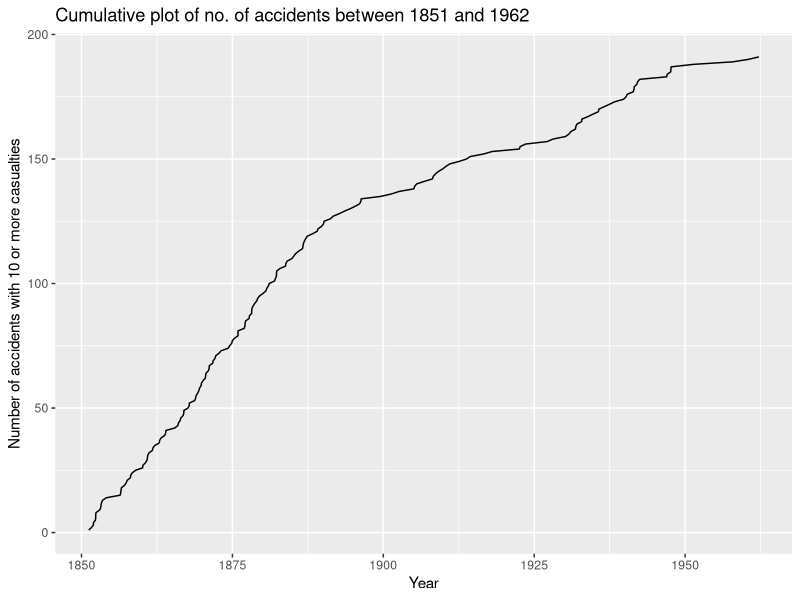
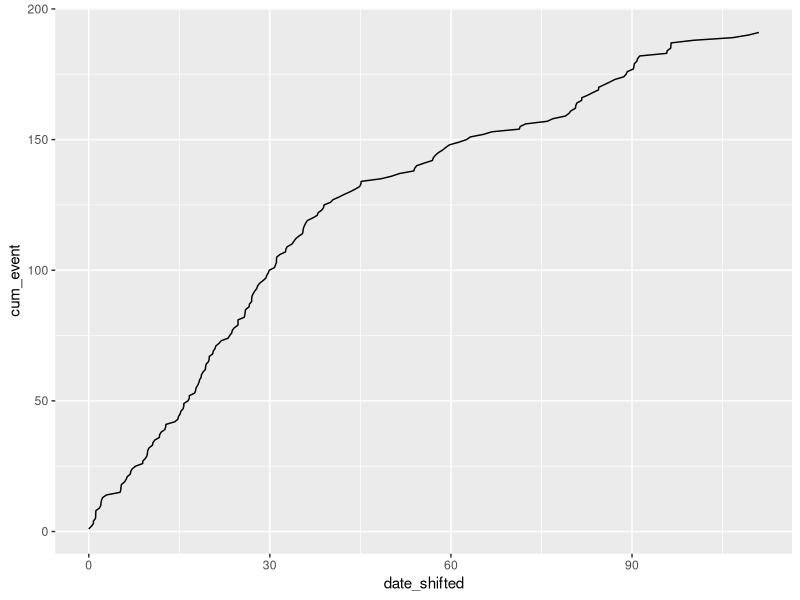

Here is the R script that generated these plots, in order: (Note: this script raises an error after producing the figures.)
## SINGLE SITE MCMC 

MH_single_alg <- function(n,data, t_0,t_2, t, lambda_0,lambda_1, beta, sigma){

  # Find number of deaths in each interval given initial t
  y_0 = sum(data[date <t]$event)
  y_1 = sum(data[date>= t]$event)
  
  # Construct result matrix
  results <- matrix(nrow = n, ncol = 5)
  results[1, 1:5] <- c(t, lambda_0, lambda_1, beta, 1)
  for(i in 2:n){
    print(i)
    # Collect old values for t and beta and compute corresponding 
    # y_0 and y_1 values
    t_old <- results[i-1, 1]
    
    y_0_o = sum(data[date <t_old]$event)
    y_1_o = sum(data[date>= t_old]$event)
    
    beta <- results[i-1, 4]
    
    # Preform Gibbs step
    lambda_0 <- rgamma(1, y_0 + 2, scale = 1/(t_old - t_0 + 1/beta))
    lambda_1 <- rgamma(1, y_1 + 2, scale = 1/(t_2 - t_old + 1/beta))

    beta_tilde <- rgamma(1, 6, scale = 1/(lambda_0 + lambda_1 + 1)) 
    beta <- 1/beta_tilde
    
    results[i, 2:4] <- c( lambda_0, lambda_1, beta)
    
    # Preform MH step with the random walk of order one 
    # as the proposal density
    t_new <- rnorm(1, t_old, sigma)
    
    ### Compute corresponding values for y_0 and y_1
    y_0_n = sum(data[date <t_new]$event)
    y_1_n = sum(data[date>= t_new]$event)
    
    ### Compute the acceptance probability in log scale and
    # compare with u unif(0,1)
    a_log <- (((y_0_n +1)*log(lambda_0) 
               + (y_1_n +1)*log(lambda_1) 
               - t_new *(lambda_0 - lambda_1 )) - 
                ((y_0_o +1)*log(lambda_0) 
                 + (y_1_o +1)*log(lambda_1) 
                 - t_old *(lambda_0 - lambda_1 )))
    u <- runif(1)
    results[i, 5] <-  exp(a_log)
    if (u< exp(a_log)){
      results[i, 1] <-  t_new
    } else{
      results[i,1] <- t_old
      }
  }
  return (results)
}

# Load libraries and data
library(boot)
library(data.table)
library(tidyr)
library(ggplot2)

# Create data table
data <- as.data.table(coal)
data[, event:= 1]
data[, cum_event := cumsum(event)]
data[, date_shifted := date- data[1, date]]


q <- ggplot(data = data, aes(x = date, y = cum_event))
q <- q + geom_line() + ggtitle("Cumulative plot of no. of accidents between 1851 and 1962") + 
  xlab("Year") + ylab("Number of accidents with 10 or more casualties")
q

q <- ggplot(data = data, aes(x = date_shifted, y = cum_event))
q <- q + geom_line()
q


# Initial values for t, lambda_0, lambda_1, beta
t = data[1, date] + 50
lambda_0 <- 10 
lambda_1 <- 5 
beta = 3


# Set n, t_0, t_2 and tuning parameter sigma
n = 10000
t_0 = data[1, date]
t_2 = data[nrow(data), date] #maybe should be 1963? 
sigma = 3

# Run algorithm
sim_MH_single <- MH_single_alg(n,data, t_0, t_2, t, lambda_0,lambda_1, beta, sigma)

#Format and plot the results
sim_MH_single <- as.data.table(sim_MH_single)
setnames(sim_MH_single, c("t", "lambda_0", "lambda_1", "beta", "a"))
sim_MH_single[, iteration := seq(1:n)]

q <- ggplot(data = sim_MH_single, aes(x = iteration) )
q <- q + geom_line(aes(y = lambda_0, colour = "lambda_0")) 
q <- q +  theme(legend.position = "none")
q <- q + ylab(unname(TeX(c("$\\lambda_0$"))))
q <- q + xlab("Iteration")
q <- q + ggtitle(unname(TeX(c("Traceplot for $\\lambda_0$"))))
q
q <- ggplot(data = sim_MH_single, aes(x = iteration) )
q <- q + geom_line(aes(y = lambda_1, colour = "lambda_1"))
q <- q +  theme(legend.position = "none")
q <- q + ylab(unname(TeX(c("$\\lambda_1$"))))
q <- q + xlab("Iteration")
q <- q + ggtitle(unname(TeX(c("Traceplot for $\\lambda_1$"))))
q
q <- ggplot(data = sim_MH_single, aes(x = iteration) )
q <- q + geom_line(aes(y = beta, colour = "beta"))
q <- q +  theme(legend.position = "none")
q <- q + ylab(unname(TeX(c("$\\beta$"))))
q <- q + xlab("Iteration")
q <- q + ggtitle(unname(TeX(c("Traceplot for $\\beta$"))))
q
q <- ggplot(data = sim_MH_single, aes(x = iteration) )
q <- q + geom_line(aes(y = t, colour = "t"))
q <- q +  theme(legend.position = "none")
q <- q + ylab("t")
q <- q + xlab("Iteration")
q <- q + ggtitle(unname(TeX(c("Traceplot for t"))))
q

ggsave(
  "sim_t.pdf",
  path = "C:\\Users\\sara_\\OneDrive\\Documents\\NTNU\\10.Semester\\Beregningskrevende\\Prosjekt1\\Berregningskrevende_2\\Images",
  width = 17,
  height = 10,
  units = "cm"
)


#mixing of the MH-algorithm
t_alt = data[1, date] + 80
sim_MH_single_alt <- MH_single_alg(n,data, t_0, t_2, t_alt, lambda_0,lambda_1, beta, sigma)



sim_MH_single_alt <- as.data.table(sim_MH_single_alt)
setnames(sim_MH_single_alt, c("t_alt", "lambda_0", "lambda_1", "beta", "a"))
sim_MH_single_alt[, iteration := seq(1:n)]

test <- rbind(list(sim_MH_single$t, sim_MH_single_alt$t_alt, sim_MH_single$iteration))

q <- ggplot(data = as.data.table(test), aes(x = iteration) )
q <- q + geom_line(aes(y = t, colour = "t"))
q <- q + geom_line(aes(y = t_alt, colour = "t_alt"))
q




# Check if values seem reasonable
summary(sim_MH_single)
3.655*(1891- t_0) + 0.62*(t_2-1891)

q <- ggplot(data = data, aes(x = date, y = cum_event))
q <- q + geom_line()
q

##Looking at the acf of t

burnin <- 1000

sim_t <- sim_MH_single$t[burnin:n]

acf(sim_t)
